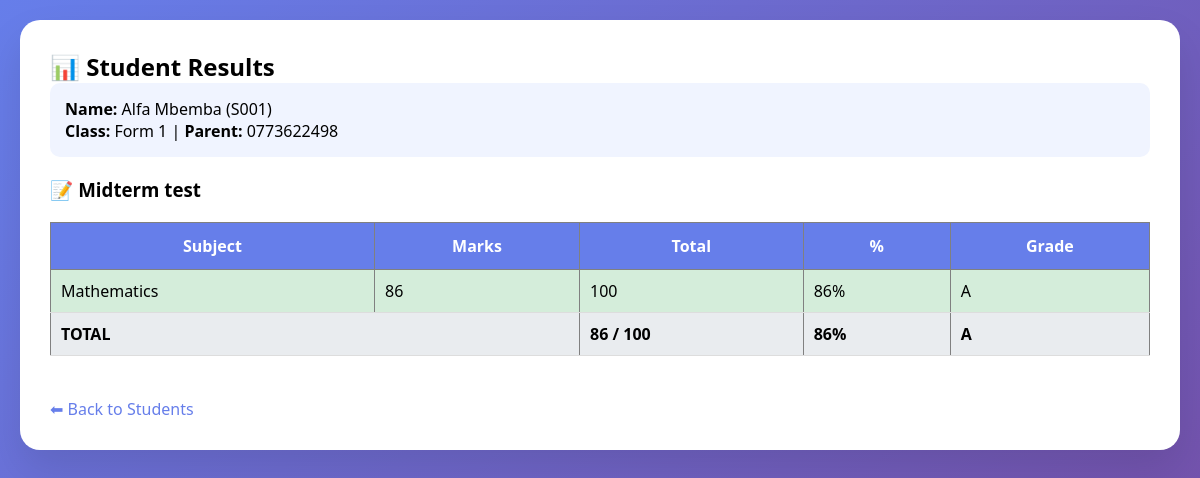
The app's page /teacher_view_student_results.php?id=1 (signed in) with its own data.
### tables this page shows
CREATE TABLE `students` (
  `id` int(11) NOT NULL,
  `admission_no` varchar(20) DEFAULT NULL,
  `full_name` varchar(100) DEFAULT NULL,
  `class` varchar(20) DEFAULT NULL,
  `parent_phone` varchar(15) DEFAULT NULL,
  `address` text DEFAULT NULL,
  `fee_paid` decimal(10,2) DEFAULT 0.00,
  `total_fees` decimal(10,2) DEFAULT 5000.00,
  `registered_date` timestamp NOT NULL DEFAULT current_timestamp()
);

CREATE TABLE `results` (
  `id` int(11) NOT NULL,
  `student_id` int(11) DEFAULT NULL,
  `exam_name` varchar(50) DEFAULT NULL,
  `subject` varchar(50) DEFAULT NULL,
  `marks` int(11) DEFAULT NULL,
  `grade` char(2) DEFAULT NULL,
  `total_marks` int(11) DEFAULT 100
);

### teacher_view_student_results.php (the view, shortened to what this page needs)
<?php
include 'config.php';
$student_id = $_GET['id'] ?? 0;
$student = $conn->query("SELECT * FROM students WHERE id=$student_id")->fetch_assoc();
function getGrade($marks, $total = 100) {
    $percentage = ($marks / $total) * 100;
    if($percentage >= 80) return 'A';
    return 'E';
}
?>
<!DOCTYPE html>
<html>
<head>
    <link rel="stylesheet" href="style.css">
</head>
<body>
<div class="container">
    <h2>📊 Student Results</h2>
    <div style="background:#f0f4ff; padding:15px; border-radius:10px; margin-bottom:20px;">
        <p><strong>Name:</strong> <?= $student['full_name'] ?> (<?= $student['admission_no'] ?>)</p>
        <p><strong>Class:</strong> <?= $student['class'] ?> | <strong>Parent:</strong> <?= $student['parent_phone'] ?></p>
    </div>
    <?php
    $exams = $conn->query("SELECT DISTINCT exam_name FROM results WHERE student_id=$student_id");
    while($exam = $exams->fetch_assoc()):
        $exam_name = $exam['exam_name'];
        $results = $conn->query("SELECT * FROM results WHERE student_id=$student_id AND exam_name='$exam_name'");
    ?>
        <h3>📝 <?= $exam_name ?></h3>
        <table border="1" cellpadding="8" width="100%">
            <tr><th>Subject</th><th>Marks</th><th>Total</th><th>%</th><th>Grade</th></tr>
            <?php
            $total_obtained = 0;
            $total_max = 0;
            while($result = $results->fetch_assoc()):
                $percentage = ($result['marks'] / $result['total_marks']) * 100;
                $grade = getGrade($result['marks'], $result['total_marks']);
                $total_obtained += $result['marks'];
                $total_max += $result['total_marks'];
            ?>
                <tr class="grade-<?= $grade ?>">
                    <td><?= $result['subject'] ?></td>
                    <td><?= $result['marks'] ?></td>
                    <td><?= $result['total_marks'] ?></td>
                    <td><?= round($percentage, 1) ?>%</td>
                    <td><?= $grade ?></td>
                </tr>
            <?php endwhile; ?>
            <tr style="background:#e9ecef; font-weight:bold;">
                <td colspan="2">TOTAL</td>
                <td><?= $total_obtained ?> / <?= $total_max ?></td>
                <td><?= round(($total_obtained / $total_max) * 100, 1) ?>%</td>
                <td><?= getGrade($total_obtained, $total_max) ?></td>
            </tr>
        </table>
        <br>
    <?php endwhile; ?>
    <a href="my_students.php">⬅ Back to Students</a>
</div>
</body>
</html>

### style.css (style rules this page uses)
* { margin: 0; padding: 0; box-sizing: border-box; font-family: 'Segoe UI', Tahoma, Geneva, Verdana, sans-serif; }
body { background: linear-gradient(135deg, #667eea 0%, #764ba2 100%); min-height: 100vh; padding: 20px; }
.container { max-width: 1200px; margin: auto; background: white; border-radius: 20px; padding: 30px; box-shadow: 0 20px 40px rgba(0,0,0,0.1); }
table { width: 100%; border-collapse: collapse; margin: 20px 0; }
th { background: #667eea; color: white; padding: 12px; }
td { padding: 10px; border-bottom: 1px solid #ddd; }
a { color: #667eea; text-decoration: none; }

### teacher_view_student_results.php (style rules this page uses)
.grade-A { background: #d4edda; }

### records on screen
students: full_name "Alfa Mbemba", admission_no "S001", class "Form 1", parent_phone "0773622498"
results: subject "Mathematics", marks "86", total_marks "100", grade "A"

### other values on screen
$exam_name "Midterm test"
$total_obtained "86"
$total_max "100"
getGrade($total_obtained, $total_max) "A"
